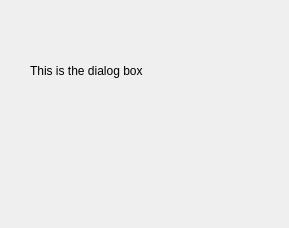
<?xml version="1.0" encoding="UTF-8"?>
<ui version="4.0">
 <class>DialogBox</class>
 <widget class="QDialog" name="DialogBox">
  <property name="geometry">
   <rect>
    <x>0</x>
    <y>0</y>
    <width>289</width>
    <height>228</height>
   </rect>
  </property>
  <property name="windowTitle">
   <string>Dialog</string>
  </property>
  <widget class="QLabel" name="label">
   <property name="geometry">
    <rect>
     <x>30</x>
     <y>30</y>
     <width>191</width>
     <height>81</height>
    </rect>
   </property>
   <property name="text">
    <string>This is the dialog box</string>
   </property>
  </widget>
 </widget>
 <resources/>
 <connections/>
</ui>
